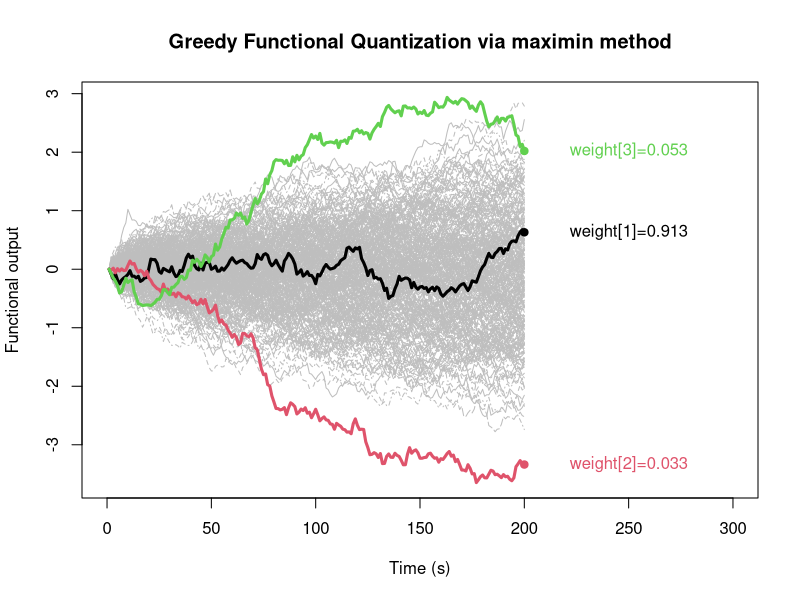
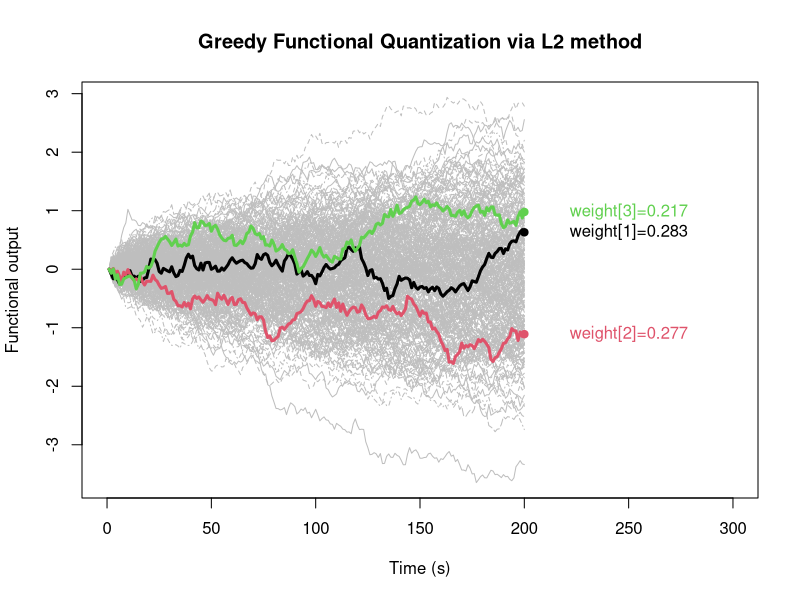

The R source for these figures, in order:
## ---- chunk 1
knitr::opts_chunk$set(echo = TRUE)
## ---- chunk 2
CVT <- function(data,size,iter=22)
{
  Nsim <- dim(data)[1]
  discretization <- dim(data)[2]
  id <- sample(seq(1,Nsim,by=1),size)
  center <- data[id,]
  for(j in 1:iter)
  {
    ccenters <- center
    pairs <- (data)
    distances <- outer(
      1:nrow(pairs),
      1:nrow(ccenters),
      Vectorize( function(m,l) {
        sqrt(sum( (pairs[m,] - ccenters[l,])^2 )/discretization)
      } )
    )
    clusters <- apply(distances,1,which.min)
    weight <- rep(0,size)
    for(q in 1:size) weight[q] <- length(which(clusters==q))/Nsim
    for(i in 1:size)
    {
      if( length(which(clusters==i)) > 1) center[i,] <- apply(data[which(clusters==i),],2,mean)
      if( length(which(clusters==i)) == 1) center[i,] <- data[which(clusters==i),]
      if( length(which(clusters==i)) == 0) center[i,] <- center[i,]
    }
    data <- data
  }
  return(list(data=data,quantizer=center,weights=weight))
}
StochGradient <- function(data,mKL,size)
{
  choice.grid_Reda <- function(X, N, ng=1, p = 2) {
    if (!is.numeric(X))
      stop("X must be numeric")
    if (!is.vector(X) & !is.matrix(X))
      stop("X must be a matrix or a vector")
    if ((!(floor(N) == N)) | (N <= 0))
      stop("N must be entire and positive")
    if ((!(floor(ng) == ng)) | (ng <= 0))
      stop("B must be entire")
    if (p < 1)
      stop("p must be at least 1")
    if (is.vector(X)) {
      d <- 1
      n <- length(X)
      primeX <- matrix(sample(X, n * ng, replace = TRUE),
                       nrow = ng)
      hatX <- replicate(ng, sample(unique(X), N, replace = FALSE))
      hatX0 <- hatX  #save the initial grids
      gammaX <- array(0, dim = c(ng, n + 1))
      # initialisation of the step parameter gamma
      a_gamma <- 4 * N
      b_gamma <- pi^2 * N^(-2)
      BtestX = array(Inf, dim = c(ng, 1))
      # choice of gamma0X
      projXbootinit <- array(0, dim = c(n, ng))
      # index of the grid on which X is projected
      iminx <- array(0, dim = c(n, ng))
      for (i in 1:n) {
        RepX <- matrix(rep(X[i], N * ng), ncol = ng, byrow = TRUE)
        Ax <- sqrt((RepX - hatX0)^2)
        iminx[i, ] <- apply(Ax, 2, which.min)
        mx <- matrix(c(iminx[i, ], c(1:ng)), nrow = ng)
        projXbootinit[i, ] <- hatX0[mx]
      }
      RepX <- matrix(rep(X, ng), ncol = ng)
      distortion <- apply((RepX - projXbootinit)^2, 2, sum)/n
      temp_gammaX <- which(distortion > 1)
      if (length(temp_gammaX) > 0) {
        distortion[temp_gammaX] <- array(1, dim = c(length(temp_gammaX),
                                                    1))
      }
      gamma0X <- distortion
      if(any(gamma0X < 0.005)){gamma0X[gamma0X<0.005] <- 1}
      gammaX = array(0, dim = c(ng, n + 1))
      for (i in 1:ng) {
        # calculation of the step parameter
        gammaX[i, ] <- gamma0X[i] * a_gamma/(a_gamma + gamma0X[i] *
                                               b_gamma * c(1:(n + 1) - 1))
      }
      gammaX[, 1] <- gamma0X
      iminX <- array(0, dim = c(n, ng))  #index that will change
      tildeX <- array(0, dim = c(N, ng))
      # updating of the grids, providing optimal grids
      for (i in 1:n) {
        for (j in 1:ng) {
          tildeX[, j] <- matrix(rep(primeX[j, i], N), nrow = N,
                                byrow = TRUE)
        }
        Ax <- sqrt((tildeX - hatX)^2)
        # calculation of each distance to determine the point of
        # the grid the closer of the stimuli
        iminX[i, ] <- apply(Ax, 2, which.min)
        mX <- matrix(c(iminX[i, ], c(1:ng)), nrow = ng)
        if(sqrt(sum((hatX[mX] - primeX[, i])^2))==0){
          hatX[mX] <- hatX[mX] - gammaX[, i + 1] * (hatX[mX] - primeX[, i])
        }else{
          hatX[mX] <- hatX[mX] - gammaX[, i + 1] * (hatX[mX] -
                                                      primeX[, i]) * (sqrt(sum((hatX[mX] - primeX[,
                                                                                                  i])^2)))^(p - 1)/sqrt(sum((hatX[mX] - primeX[,                                                                                                                          i])^2))
        }
      }
    } else {
      n <- ncol(X)
      d <- nrow(X)
      primeX <- array(X[, sample(c(1:n), n * ng,
                                 replace = T)], dim = c(d, n, ng))
      hatX <- replicate(ng, unique(X)[, sample(c(1:n),
                                               N, replace = F)])  # initial grids chosen randomly in the sample
      hatX <- array(hatX, dim = c(d, N, ng))
      hatX0 <- hatX  #save the initial grids
      # initialisation of the step parameter gamma
      a_gamma <- 4 * N^(1/d)
      b_gamma <- pi^2 * N^(-2/d)
      BtestX <- array(Inf, dim = c(1, ng))
      # choice of gamma0X
      for (i in 1:(N - 1)) {
        for (j in (i + 1):N) {
          Bx <- array(0, dim = c(ng, 1))
          Bx <- sqrt(apply((hatX[, i, , drop = FALSE] -
                              hatX[, j, , drop = FALSE])^2, c(2, 3), sum))/2
          temp_gammaX <- which(Bx < BtestX)
          BtestX[temp_gammaX] <- Bx[temp_gammaX]
        }
      }
      temp_gammaX = which(BtestX > 1)
      if (length(temp_gammaX) > 0) {
        BtestX[temp_gammaX] <- array(1, dim = c(length(temp_gammaX),
                                                1))
      }
      gamma0X <- BtestX
      if(any(gamma0X < 0.005)){gamma0X[gamma0X<0.005] <- 1}
      
      gammaX <- array(0, dim = c(ng, n + 1))
      for (i in 1:ng) {
        # calculation of the step parameter
        gammaX[i, ] <- gamma0X[i] * a_gamma/(a_gamma + gamma0X[i] *
                                               b_gamma * c(1:(n + 1) - 1))
      }
      gammaX[, 1] <- gamma0X
      iminX <- array(0, dim = c(n, ng))  #index that will change
      tildeX <- array(0, dim = c(d, N, ng))
      # updating of the grids, providing optimal grids
      for (i in 1:n) {
        for (j in 1:ng) {
          tildeX[, , j] <- matrix(rep(primeX[, i, j], N),
                                  nrow = N, byrow = FALSE)
        }
        Ax <- sqrt(apply((tildeX - hatX)^2, c(2, 3), sum))
        # calculation of each distance to determine the point of the grid
        #the closer of the stimuli
        iminX[i, ] <- apply(Ax, 2, which.min)
        for (k in 1:d) {
          m <- matrix(c(rep(k, ng), iminX[i, ], c(1:ng)), ncol = 3)
          if(p==2){
            hatX[m] = hatX[m] - gammaX[, i + 1] * (hatX[m] - primeX[k, i, ])
          }else{
            hatX[m] = hatX[m] - gammaX[,i + 1] * (hatX[m] - primeX[k, i, ]) *
              (sqrt(sum((hatX[m] - primeX[k, i, ])^2)))^(p - 1)/sqrt(sum((hatX[m] - primeX[k,
                                                                                           i, ])^2))
          }
        }
      }
    }
    output <- list(init_grid=hatX0,opti_grid=hatX)
    output
  }
  
  dimRed <- Karhunen_Loeve(data,mKL,scale=TRUE)
  support <- dimRed$Coeff
  MEAN <- dimRed$center
  
  l <- choice.grid_Reda(t(support),size,ng=1,p=2)
  
  newCoeff <- t(l$opti_grid[,,1])
  
  quantizer <- matrix(0,ncol=ncol(data),nrow=size)
  for(i in 1:size)
  {
    test <- matrix(0,ncol=mKL,nrow=ncol(data))
    for(j in 1:mKL) test[,j] <- newCoeff[i,j] * (dimRed$eigenfunction[,j]  )
    quantizer[i,] <- apply(test,1,sum) + MEAN
  }
  
  ccenters <- quantizer
  pairs <- data
  distances <- outer(
    1:nrow(pairs),
    1:nrow(ccenters),
    Vectorize( function(m,l) {
      sum( (pairs[m,] - ccenters[l,])^2 )
    } )
  )
  clusters <- apply(distances,1,which.min)
  weight <- as.vector(as.matrix(NA,1,size))
  for(q in 1:size) weight[q] <- length(which(clusters==q))/dim(data)[1]
  
  return(list(data=data,quantizer=quantizer,weights=weight))
}
GFQ <- function(data,mKL,size,method,deepstart=TRUE)
{
  support <- FPCA(data,mKL,scale=TRUE)$Coeff
  if(method == 'L2')
  {
    DESIGN <- NULL
    DESIGN <- as.vector(which.min(apply(((support - colMeans(support))^2),1,sum)))
    n <- dim(support)[1]
    for(j in 2:n)
    {
      e2 <- rep(NA,n)
      for(i in 1:n)
      {
        Distance <- as.matrix(dist(rbind(support,support[c(DESIGN,i),])))
        if(j==1) e2[i] <- min((Distance[1:n,(n+1)])[-i])
        else e2[i] <- sum(apply(Distance[1:n,(n+1):(n+(j))],1,min))
      }
      DESIGN <- c(DESIGN,which.min(e2))
      if(j > size) break
    }
  }
  
  if(method=='maximin')
  {
    if(deepstart==FALSE) res <- sample(seq(1,dim(data)[1]),1)
    else res <- as.vector(which.min(apply(((support - colMeans(support))^2),1,sum)))
    
    x <- support[res,]
    dim <- dim(as.matrix(x))[1]
    n <- size+1
    N <- dim(support)[1]
    support <- cbind(1:N,support)
    dist <- matrix(NA*1:(2*N),ncol=2)
    dist[,1] = c(1:N)
    p <- x
    for(j in 1:(size-1))
    {
      for(i in 1:N)
      {
        Distance <- as.matrix(dist(rbind(p,support[i,c(2:(dim+1))])))
        diag(Distance) <- 1.0E30
        min1 <- apply(Distance,2,min)
        dist[i,2] <- min(min1)
      }
      ind <- dist[order(dist[,2],decreasing=TRUE),1][1]
      p <- rbind(p,support[ind,c(2:(dim+1))])
      res <- c(res,ind)
    }
    DESIGN <- res
  }
  
  ccenters <- data[DESIGN,]
  pairs <- data
  distances <- outer(
    1:nrow(pairs),
    1:nrow(ccenters),
    Vectorize( function(m,l) {
      sum( (pairs[m,] - ccenters[l,])^2 )
    } )
  )
  clusters <- apply(distances,1,which.min)
  weight <- as.vector(as.matrix(NA,1,size))
  for(q in 1:size) weight[q] <- length(which(clusters==q))/dim(data)[1]
  return(list(data=data,quantizer=data[DESIGN,],weights=weight,index=DESIGN))
}
FPCA <- function(data,ncomp,scale=FALSE)
{
  dataa <- data
  MEAN <- apply(data,2,mean)
  if(scale== TRUE){ data <- scale((data),center=TRUE,scale=FALSE)}
  else {data <- (data)}
  n <- nrow(data )
  M <- ncol(data )
  
  COVARIANCE <- t(data ) %*% (data )/n
  
  ei=eigen(COVARIANCE, symmetric = TRUE)
  q <- ncomp
  EIGENVECTORS <- matrix(ei$vectors[, 1:q],ncol=q)
  EIGENVALUES <- ei$values[1:q]
  VAR <- sum(ei$values[1:q])/sum(ei$values)
  COMPONENT1 <- data %*% EIGENVECTORS
  donnee <- matrix(0,ncol=M ,nrow=n)
  for(i in 1:n)
  {
    test <- matrix(0,ncol=q,nrow=M)
    for(j in 1:q)
    {
      test[,j] <- COMPONENT1[i,j] * (EIGENVECTORS[,j]  )
    }
    donnee[i,] <- apply(test,1,sum) + MEAN
  }
  
  
  return(list(Data = (dataa), Appro = donnee, eigenvectors = EIGENVECTORS, 
              Coeff = COMPONENT1, eigenvalues = EIGENVALUES,var=VAR,
              vartot=ei$values,center = MEAN,t=ei$values))
}
BM <- function(N=1000,M=1,x0=0,t0=0,T=1,Dt=NULL)
{
  Dt <- (T - t0)/N
  t <- seq(t0, T, by=Dt)
  res <- data.frame(sapply(1:M,function(i) c(0,cumsum(rnorm(N,mean  =0,sd=sqrt(Dt))))))
  names(res) <- paste("X",1:M,sep="")
  X <- ts(res, start = t0, deltat = Dt)
  return(X)
}
## ---- chunk 3
data <- t(BM(N = 200 - 1, M = 300))
size <- 3
mKL <- 2
quant <- GFQ(data,mKL,size,method="maximin",deepstart=TRUE)
## ---- chunk 4
matplot(t(quant$data),type='l',col='grey',xlim=c(0,300),
        xlab="Time (s)",ylab="Functional output",main="Greedy Functional Quantization via maximin method")
for(i in 1:size) lines(quant$quantizer[i,],col=i,lwd=3)
for(i in 1:size)  points(200,quant$quantizer[i,200],pch=19,col=i)
for(i in 1:size)  text(250,quant$quantizer[i,200],labels=paste("weight[",i,"]=",round(quant$weights[i],3),sep=""),col=i)
## ---- chunk 5
quant <- GFQ(data,mKL,size,method="L2",deepstart=TRUE)
## ---- chunk 6
matplot(t(quant$data),type='l',col='grey',xlim=c(0,300),
        xlab="Time (s)",ylab="Functional output",main="Greedy Functional Quantization via L2 method")
for(i in 1:size) lines(quant$quantizer[i,],col=i,lwd=3)
for(i in 1:size)  points(200,quant$quantizer[i,200],pch=19,col=i)
for(i in 1:size)  text(250,quant$quantizer[i,200],labels=paste("weight[",i,"]=",round(quant$weights[i],3),sep=""),col=i)
